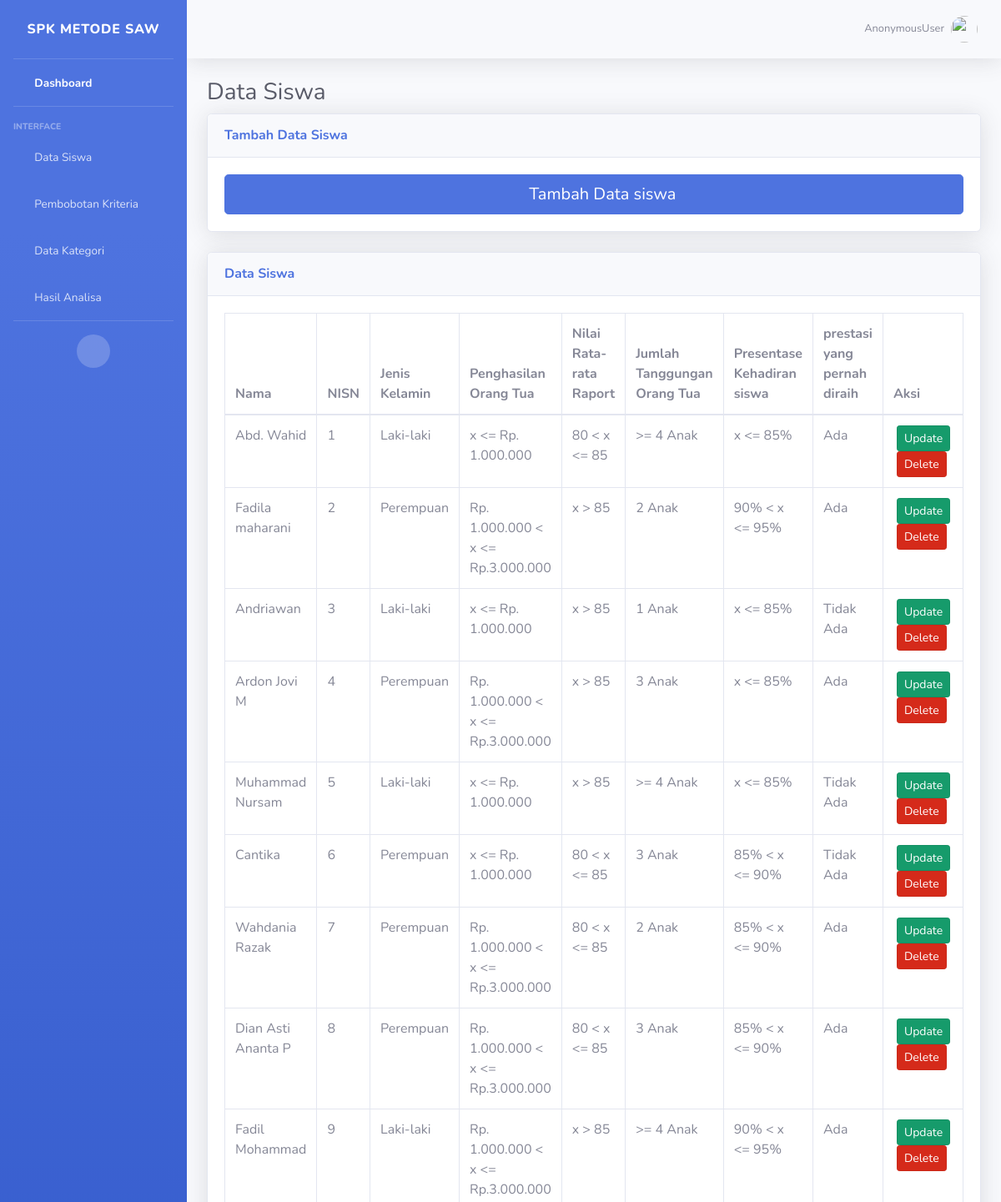
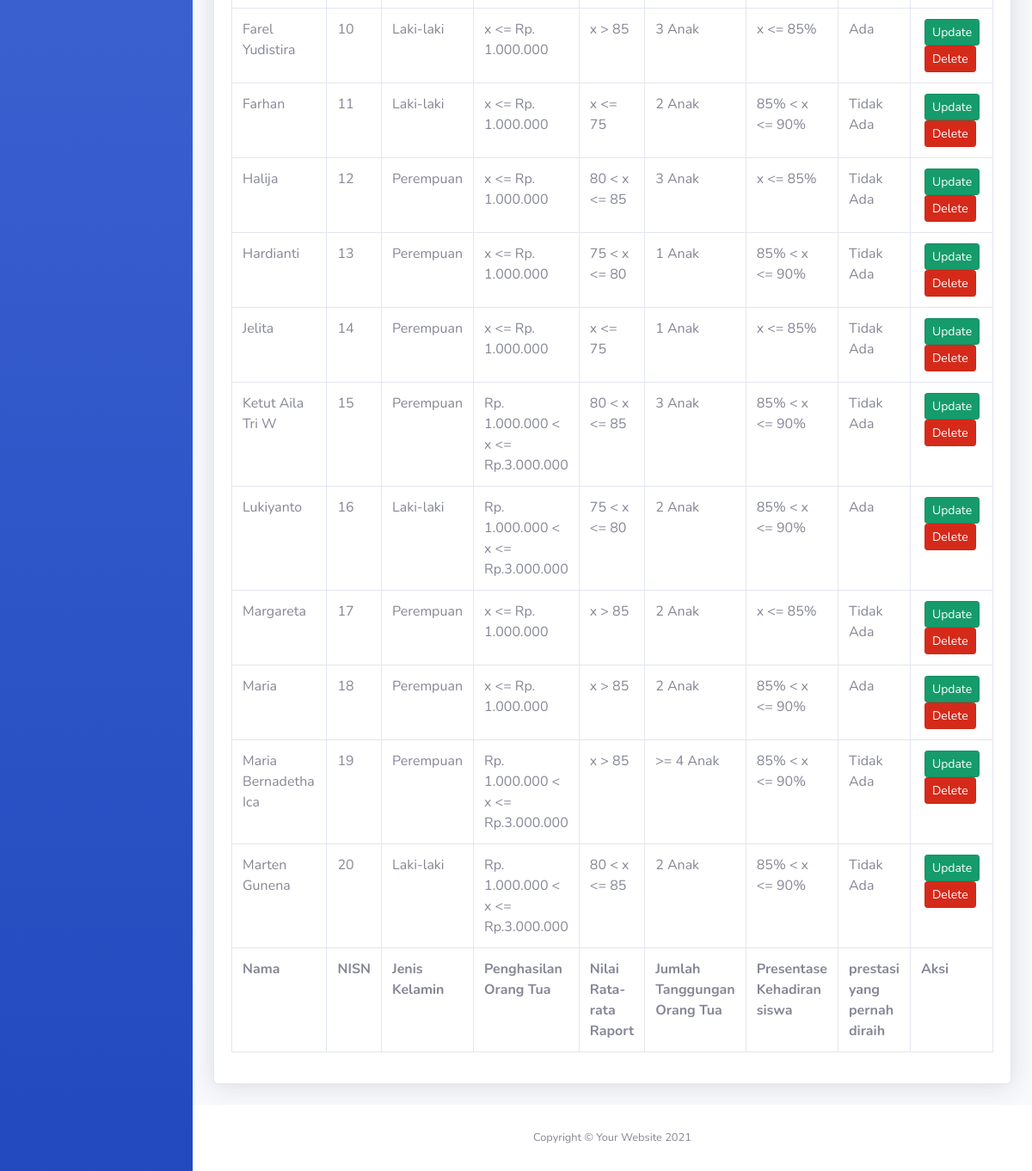
Page /datasiswa/ on the committed database (2 pictures, top to bottom).
### belajarApp/models.py (models this page shows, shortened)
class DataSiswa(models.Model):
    jk=(('Laki-laki','Laki-laki'),('Perempuan','Perempuan'))
    Nama=models.CharField(max_length=100)
    NISN=models.CharField(max_length=10)
    jenis_kelamin=models.CharField(default=1, choices=jk, max_length=30)
    Penghasilan_orangtua=models.ForeignKey(JumlahPenghasilanOrtu, on_delete=models.CASCADE)
    Nilai_ratarata_raport=models.ForeignKey(NilaiRatarataRaport, on_delete=models.CASCADE)
    Jumlah_tanggungan_orang_tua=models.ForeignKey(JumlahTanggunganOrangTua, on_delete=models.CASCADE)
    Presentase_kehadiran_siswa=models.ForeignKey(PresentaseKehadiranSiswa, on_delete=models.CASCADE)
    Prestasi_yang_pernah_diraih=models.ForeignKey(Prestasiyangdiraih, on_delete=models.CASCADE)
    class Meta:
        ordering =['id']

class JumlahPenghasilanOrtu(models.Model):
    Name=models.CharField(max_length=100)
    bobot=models.DecimalField(max_digits=3,decimal_places=2)
    def __str__(self):
        return self.Name

class NilaiRatarataRaport(models.Model):
    Name=models.CharField(max_length=100)
    bobot=models.DecimalField(max_digits=3,decimal_places=2)
    def __str__(self):
        return self.Name

class JumlahTanggunganOrangTua(models.Model):
    Name=models.CharField(max_length=100)
    bobot=models.DecimalField(max_digits=3,decimal_places=2)
    def __str__(self):
        return self.Name

class PresentaseKehadiranSiswa(models.Model):
    Name=models.CharField(max_length=100)
    bobot=models.DecimalField(max_digits=3,decimal_places=2)
    def __str__(self):
        return self.Name

class Prestasiyangdiraih(models.Model):
    Name=models.CharField(max_length=100)
    bobot=models.DecimalField(max_digits=3,decimal_places=2)
    def __str__(self):
        return self.Name

### belajarApp/views.py (the view)
# urls.py: path('datasiswa/',views.datasiswa, name='datasiswa'),
def datasiswa(request):
    datasiswa=DataSiswa.objects.all()
    context={'tabel':datasiswa}
    return render(request, 'indriapp/datasiswa.html',context)

### templates/indriapp/datasiswa.html
{% extends './index.html' %}
{% load crispy_forms_tags %}
{% load static %}
{% block content %}
<div class="container-fluid">
    <h1 class="h3 mb-2 text-gray-800">Data Siswa</h1>
    <div class="card shadow mb-4">
        <div class="card-header py-3">
            <h6 class="m-0 font-weight-bold text-primary">Tambah Data Siswa</h6>
        </div>
        <div class="card-body">
            <a href="{% url 'adddatasiswa' %}" role="button" aria-pressed="true" class="btn btn-primary btn-lg btn-block"><i class="fa fa-plus" aria-hidden="true"></i>  Tambah Data siswa</a>
        </div>
    </div>
    <div class="card shadow mb-4">
        <div class="card-header py-3">
            <h6 class="m-0 font-weight-bold text-primary">Data Siswa</h6>
        </div>
        <div class="card-body">
            <div class="table-responsive">
                <table class="table table-bordered" id="dataTable" width="100%" cellspacing="0">
                    <thead>
                        <tr>
                            <th>Nama</th>
                            <th>NISN</th>
                            <th>Jenis Kelamin</th>
                            <th>Penghasilan Orang Tua</th>
                            <th>Nilai Rata-rata Raport</th>
                            <th>Jumlah Tanggungan Orang Tua</th>
                            <th>Presentase Kehadiran siswa</th>
                            <th>prestasi yang pernah diraih</th>
                            <th>Aksi</th>
                        </tr>
                    </thead>
                    <tfoot>
                        <tr>
                            <th>Nama</th>
                            <th>NISN</th>
                            <th>Jenis Kelamin</th>
                            <th>Penghasilan Orang Tua</th>
                            <th>Nilai Rata-rata Raport</th>
                            <th>Jumlah Tanggungan Orang Tua</th>
                            <th>Presentase Kehadiran siswa</th>
                            <th>prestasi yang pernah diraih</th>
                            <th>Aksi</th>
                        </tr>
                    </tfoot>
                    <tbody>
                        {% for data in tabel %}
                        <tr>
                            <td>{{data.Nama}}</td>
                            <td>{{data.NISN}}</td>
                            <td>{{data.jenis_kelamin}}</td>
                            <td>{{data.Penghasilan_orangtua}}</td>
                            <td>{{data.Nilai_ratarata_raport}}</td>
                            <td>{{data.Jumlah_tanggungan_orang_tua}}</td>
                            <td>{{data.Presentase_kehadiran_siswa}}</td>
                            <td>{{data.Prestasi_yang_pernah_diraih}}</td>
                            <th width="17%">
                                <div class="row">
                                    <a href="{% url 'updatedatasiswa' data.id %}" class="btn btn-success btn-sm active ml-3" role="button" aria-pressed="true">Update</a>
                                    <a href="{% url 'deletedatasiswa' data.id %}" class="btn btn-danger btn-sm active ml-3" role="button" aria-pressed="true">Delete</a>
                                </div>
                            </th>
                        </tr>
                        {% endfor %}
                    </tbody>
                </table>
            </div>
        </div>
    </div>
</div>
</div>
{% endblock content %}

### templates/indriapp/index.html (shortened to what this page needs)
{% load static %}
{% load crispy_forms_tags %}
<!DOCTYPE html>
<html lang="en">
<head>
    <link href="{% static 'vendor/fontawesome-free/css/all.min.css' %}" rel="stylesheet" type="text/css">
    <link href="{% static 'css/sb-admin-2.min.css' %}" rel="stylesheet">
</head>
<body id="page-top">
    <div id="wrapper">
        <ul class="navbar-nav bg-gradient-primary sidebar sidebar-dark accordion" id="accordionSidebar">
            <a class="sidebar-brand d-flex align-items-center justify-content-center" href="{% url 'index' %}">
                <div class="sidebar-brand-text mx-3">SPK Metode SAW</div>
            </a>
            <hr class="sidebar-divider my-0">
            <li class="nav-item active">
                <a class="nav-link" href="{% url 'index' %}">
                    <i class="fas fa-fw fa-tachometer-alt"></i>
                    <span>Dashboard</span></a>
            </li>
            <hr class="sidebar-divider">
            <div class="sidebar-heading">
                Interface
            </div>
            <li class="nav-item">
                <a class="nav-link" href="{% url 'datasiswa' %}">
                    <i class="fas fa-fw fa-chart-area"></i>
                    <span>Data Siswa</span></a>
            </li>
            <li class="nav-item">
                <a class="nav-link" href="{% url 'pembobotankriteria' %}">
                    <i class="fas fa-fw fa-table"></i>
                    <span>Pembobotan Kriteria</span></a>
            </li>
            <li class="nav-item">
                <a class="nav-link collapsed" href="#" data-toggle="collapse" data-target="#collapseUtilities"
                    aria-expanded="true" aria-controls="collapseUtilities">
                    <i class="fas fa-fw fa-wrench"></i>
                    <span>Data Kategori</span>
                </a>
            </li>
            <li class="nav-item">
                <a class="nav-link" href="{% url 'Hasilanalisa' %}">
                    <i class="fas fa-fw fa-folder"></i>
                    <span>Hasil Analisa</span>
                </a>
            </li>
            <hr class="sidebar-divider d-none d-md-block">
            <div class="text-center d-none d-md-inline">
                <button class="rounded-circle border-0" id="sidebarToggle"></button>
            </div>
        </ul>
        <div id="content-wrapper" class="d-flex flex-column">
            <div id="content">
                <nav class="navbar navbar-expand navbar-light bg-blue topbar mb-4 static-top shadow">
                    <ul class="navbar-nav ml-auto">
                        <li class="nav-item dropdown no-arrow">
                            <a class="nav-link dropdown-toggle" href="#" id="userDropdown" role="button"
                                data-toggle="dropdown" aria-haspopup="true" aria-expanded="false">
                                <span class="mr-2 d-none d-lg-inline text-gray-600 small">{{request.user}}</span>
                                <img class="img-profile rounded-circle"
                                    src="{% static 'img/undraw_profile_1.svg' %}">
                            </a>
                        </li>
                    </ul>
                </nav>
                {% block content %}{% endblock content %}
            <footer class="sticky-footer bg-white">
                <div class="container my-auto">
                    <div class="copyright text-center my-auto">
                        <span>Copyright &copy; Your Website 2021</span>
                    </div>
                </div>
            </footer>
        </div>
    </div>
</body>
</html>

### rows in the picture
DataSiswa: Nama "Abd. Wahid", NISN "1", jenis_kelamin "Laki-laki", Penghasilan_orangtua "x <= Rp. 1.000.000", Nilai_ratarata_raport "80 < x <= 85", Jumlah_tanggungan_orang_tua ">= 4 Anak", Presentase_kehadiran_siswa "x <= 85%", Prestasi_yang_pernah_diraih "Ada"
DataSiswa: Nama "Fadila maharani", NISN "2", jenis_kelamin "Perempuan", Penghasilan_orangtua "Rp. 1.000.000 < x <= Rp.3.000.000", Nilai_ratarata_raport "x > 85", Jumlah_tanggungan_orang_tua "2 Anak", Presentase_kehadiran_siswa "90% < x <= 95%", Prestasi_yang_pernah_diraih "Ada"
DataSiswa: Nama "Andriawan", NISN "3", jenis_kelamin "Laki-laki", Penghasilan_orangtua "x <= Rp. 1.000.000", Nilai_ratarata_raport "x > 85", Jumlah_tanggungan_orang_tua "1 Anak", Presentase_kehadiran_siswa "x <= 85%", Prestasi_yang_pernah_diraih "Tidak Ada"
DataSiswa: Nama "Ardon Jovi M", NISN "4", jenis_kelamin "Perempuan", Penghasilan_orangtua "Rp. 1.000.000 < x <= Rp.3.000.000", Nilai_ratarata_raport "x > 85", Jumlah_tanggungan_orang_tua "3 Anak", Presentase_kehadiran_siswa "x <= 85%", Prestasi_yang_pernah_diraih "Ada"
DataSiswa: Nama "Muhammad Nursam", NISN "5", jenis_kelamin "Laki-laki", Penghasilan_orangtua "x <= Rp. 1.000.000", Nilai_ratarata_raport "x > 85", Jumlah_tanggungan_orang_tua ">= 4 Anak", Presentase_kehadiran_siswa "x <= 85%", Prestasi_yang_pernah_diraih "Tidak Ada"
DataSiswa: Nama "Cantika", NISN "6", jenis_kelamin "Perempuan", Penghasilan_orangtua "x <= Rp. 1.000.000", Nilai_ratarata_raport "80 < x <= 85", Jumlah_tanggungan_orang_tua "3 Anak", Presentase_kehadiran_siswa "85% < x <= 90%", Prestasi_yang_pernah_diraih "Tidak Ada"
DataSiswa: Nama "Wahdania Razak", NISN "7", jenis_kelamin "Perempuan", Penghasilan_orangtua "Rp. 1.000.000 < x <= Rp.3.000.000", Nilai_ratarata_raport "80 < x <= 85", Jumlah_tanggungan_orang_tua "2 Anak", Presentase_kehadiran_siswa "85% < x <= 90%", Prestasi_yang_pernah_diraih "Ada"
DataSiswa: Nama "Dian Asti Ananta P", NISN "8", jenis_kelamin "Perempuan", Penghasilan_orangtua "Rp. 1.000.000 < x <= Rp.3.000.000", Nilai_ratarata_raport "80 < x <= 85", Jumlah_tanggungan_orang_tua "3 Anak", Presentase_kehadiran_siswa "85% < x <= 90%", Prestasi_yang_pernah_diraih "Ada"
DataSiswa: Nama "Fadil Mohammad", NISN "9", jenis_kelamin "Laki-laki", Penghasilan_orangtua "Rp. 1.000.000 < x <= Rp.3.000.000", Nilai_ratarata_raport "x > 85", Jumlah_tanggungan_orang_tua ">= 4 Anak", Presentase_kehadiran_siswa "90% < x <= 95%", Prestasi_yang_pernah_diraih "Ada"
DataSiswa: Nama "Farel Yudistira", NISN "10", jenis_kelamin "Laki-laki", Penghasilan_orangtua "x <= Rp. 1.000.000", Nilai_ratarata_raport "x > 85", Jumlah_tanggungan_orang_tua "3 Anak", Presentase_kehadiran_siswa "x <= 85%", Prestasi_yang_pernah_diraih "Ada"
DataSiswa: Nama "Farhan", NISN "11", jenis_kelamin "Laki-laki", Penghasilan_orangtua "x <= Rp. 1.000.000", Nilai_ratarata_raport "x <= 75", Jumlah_tanggungan_orang_tua "2 Anak", Presentase_kehadiran_siswa "85% < x <= 90%", Prestasi_yang_pernah_diraih "Tidak Ada"
DataSiswa: Nama "Halija", NISN "12", jenis_kelamin "Perempuan", Penghasilan_orangtua "x <= Rp. 1.000.000", Nilai_ratarata_raport "80 < x <= 85", Jumlah_tanggungan_orang_tua "3 Anak", Presentase_kehadiran_siswa "x <= 85%", Prestasi_yang_pernah_diraih "Tidak Ada"
DataSiswa: Nama "Hardianti", NISN "13", jenis_kelamin "Perempuan", Penghasilan_orangtua "x <= Rp. 1.000.000", Nilai_ratarata_raport "75 < x <= 80", Jumlah_tanggungan_orang_tua "1 Anak", Presentase_kehadiran_siswa "85% < x <= 90%", Prestasi_yang_pernah_diraih "Tidak Ada"
DataSiswa: Nama "Jelita", NISN "14", jenis_kelamin "Perempuan", Penghasilan_orangtua "x <= Rp. 1.000.000", Nilai_ratarata_raport "x <= 75", Jumlah_tanggungan_orang_tua "1 Anak", Presentase_kehadiran_siswa "x <= 85%", Prestasi_yang_pernah_diraih "Tidak Ada"
DataSiswa: Nama "Ketut Aila Tri W", NISN "15", jenis_kelamin "Perempuan", Penghasilan_orangtua "Rp. 1.000.000 < x <= Rp.3.000.000", Nilai_ratarata_raport "80 < x <= 85", Jumlah_tanggungan_orang_tua "3 Anak", Presentase_kehadiran_siswa "85% < x <= 90%", Prestasi_yang_pernah_diraih "Tidak Ada"
DataSiswa: Nama "Lukiyanto", NISN "16", jenis_kelamin "Laki-laki", Penghasilan_orangtua "Rp. 1.000.000 < x <= Rp.3.000.000", Nilai_ratarata_raport "75 < x <= 80", Jumlah_tanggungan_orang_tua "2 Anak", Presentase_kehadiran_siswa "85% < x <= 90%", Prestasi_yang_pernah_diraih "Ada"
DataSiswa: Nama "Margareta", NISN "17", jenis_kelamin "Perempuan", Penghasilan_orangtua "x <= Rp. 1.000.000", Nilai_ratarata_raport "x > 85", Jumlah_tanggungan_orang_tua "2 Anak", Presentase_kehadiran_siswa "x <= 85%", Prestasi_yang_pernah_diraih "Tidak Ada"
DataSiswa: Nama "Maria", NISN "18", jenis_kelamin "Perempuan", Penghasilan_orangtua "x <= Rp. 1.000.000", Nilai_ratarata_raport "x > 85", Jumlah_tanggungan_orang_tua "2 Anak", Presentase_kehadiran_siswa "85% < x <= 90%", Prestasi_yang_pernah_diraih "Ada"
DataSiswa: Nama "Maria Bernadetha Ica", NISN "19", jenis_kelamin "Perempuan", Penghasilan_orangtua "Rp. 1.000.000 < x <= Rp.3.000.000", Nilai_ratarata_raport "x > 85", Jumlah_tanggungan_orang_tua ">= 4 Anak", Presentase_kehadiran_siswa "85% < x <= 90%", Prestasi_yang_pernah_diraih "Tidak Ada"
DataSiswa: Nama "Marten Gunena", NISN "20", jenis_kelamin "Laki-laki", Penghasilan_orangtua "Rp. 1.000.000 < x <= Rp.3.000.000", Nilai_ratarata_raport "80 < x <= 85", Jumlah_tanggungan_orang_tua "2 Anak", Presentase_kehadiran_siswa "85% < x <= 90%", Prestasi_yang_pernah_diraih "Tidak Ada"

### other values in the picture
{{ request.user }} "AnonymousUser"
